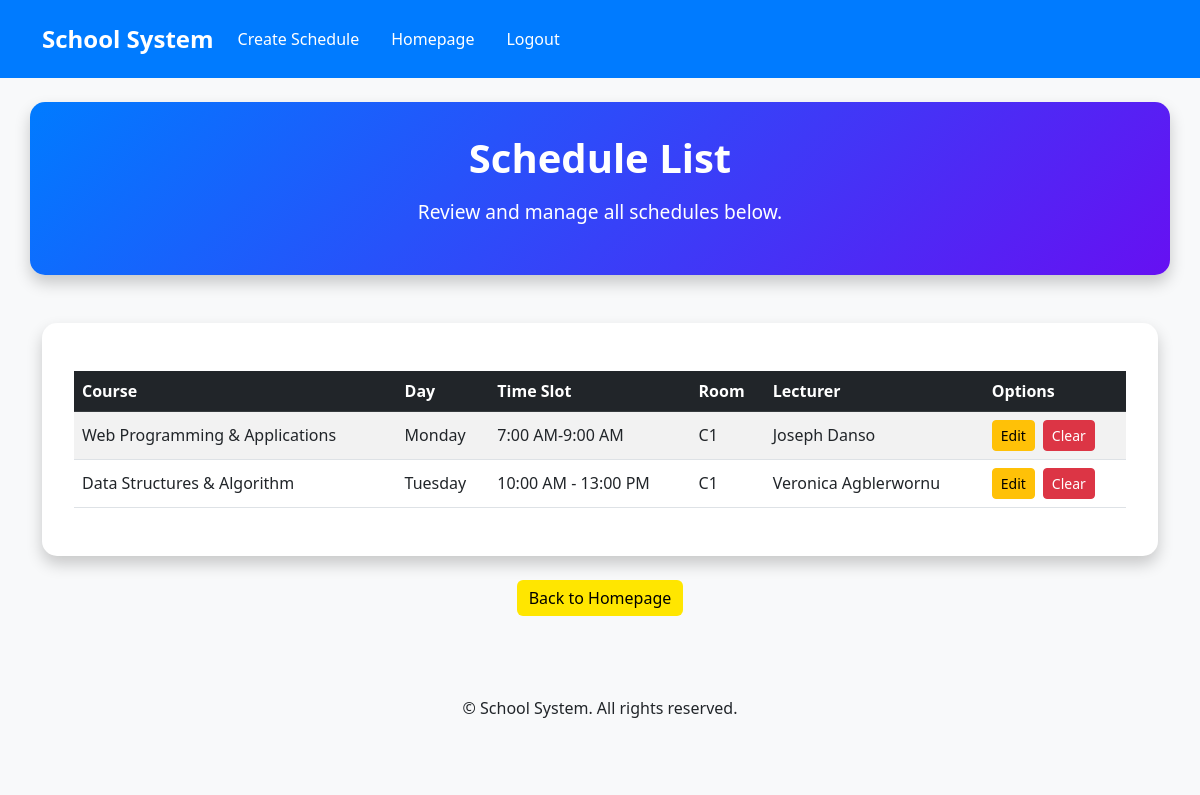
The app's page /schedule_list/ with its own data.
### timetable_app/models.py (models this page shows, shortened)
class Schedule(models.Model):
    schedule_id = models.AutoField(primary_key=True)
    day = models.CharField(max_length=20)
    time_slot = models.CharField(max_length=50)
    room = models.ForeignKey(Room, on_delete=models.CASCADE)
    course = models.ForeignKey(Course, on_delete=models.CASCADE)
    lecturer = models.ForeignKey(Lecturer, on_delete=models.CASCADE)

class Course(models.Model):
    course_id = models.AutoField(primary_key=True)
    course_name = models.CharField(max_length=200)
    credits = models.IntegerField()
    year_level = models.IntegerField()

class Room(models.Model):
    room_id = models.AutoField(primary_key=True)
    name = models.CharField(max_length=100)
    capacity = models.IntegerField()

class Lecturer(models.Model):
    lecturer_id = models.AutoField(primary_key=True)
    name = models.CharField(max_length=100)
    department = models.CharField(max_length=100)

### timetable_app/views.py (the view)
# urls.py: path('schedule_list/', views.schedule_list, name='schedule_list'),  # Placeholder for a schedule list view
def schedule_list(request):
    schedules = Schedule.objects.select_related('room', 'course', 'lecturer').all()
    return render(request, 'timetable_app/schedule_list.html', {'schedules': schedules})

### timetable_app/templates/timetable_app/schedule_list.html (shortened to what this page needs)
<!DOCTYPE html>
<html lang="en">
<head>
    <link href="https://cdn.jsdelivr.net/npm/bootstrap@5.3.0-alpha3/dist/css/bootstrap.min.css" rel="stylesheet">
</head>
<body class="bg-light">
    <nav class="navbar navbar-expand-lg">
        <div class="container">
            <a class="navbar-brand" href="#">School System</a>
            <div class="collapse navbar-collapse">
                <ul class="navbar-nav ml-auto">
                    <li class="nav-item">
                        <a class="nav-link" href="{% url 'create_schedule' %}">Create Schedule</a>
                    </li>
                    <li class="nav-item">
                        <a class="nav-link" href="{% url 'homepage' %}">Homepage</a>
                    </li>
                    <li class="nav-item">
                        <a class="nav-link btn btn-danger text-white" href="{% url 'logout' %}">Logout</a>
                    </li>
                </ul>
            </div>
        </div>
    </nav>
    <section class="hero mt-4 container">
        <h1>Schedule List</h1>
        <p>Review and manage all schedules below.</p>
    </section>
    <div class="container mt-5">
        <div class="table-container">
            {% if schedules %}
                <table class="table table-striped mt-3">
                    <thead class="table-dark">
                        <tr>
                            <th>Course</th>
                            <th>Day</th>
                            <th>Time Slot</th>
                            <th>Room</th>
                            <th>Lecturer</th>
                            <th>Options</th>
                        </tr>
                    </thead>
                    <tbody>
                        {% for schedule in schedules %}
                            <tr>
                                <td>{{ schedule.course.course_name }}</td>
                                <td>{{ schedule.day }}</td>
                                <td>{{ schedule.time_slot }}</td>
                                <td>{{ schedule.room.name }}</td>
                                <td>{{ schedule.lecturer.name }}</td>
                                <td>
                                    <div class="d-flex gap-2">
                                        <a href="{% url 'edit_schedule' schedule.schedule_id %}" class="btn btn-warning btn-sm">Edit</a>
                                        <form method="post" action="{% url 'clear_schedule' schedule.schedule_id %}" style="display:inline;">
                                            <button type="submit" class="btn btn-danger btn-sm" onclick="return confirm('Are you sure you want to delete this schedule?')">Clear</button>
                                        </form>
                                    </div>
                                </td>
                            </tr>
                        {% endfor %}
                    </tbody>
                </table>
            {% else %}
                <p class="text-center text-muted">No schedules available.</p>
            {% endif %}
        </div>
        <div class="mt-4 text-center">
            <a href="{% url 'homepage' %}" class="btn btn-secondary">Back to Homepage</a>
        </div>
    </div>
    <footer class="footer mt-5">
        <p>&copy; {{ now|date:"Y" }} School System. All rights reserved.</p>
    </footer>
</body>
</html>

### timetable_app/templates/timetable_app/schedule_list.html (style rules this page uses)
.navbar { background-color: #007bff; padding: 1rem; }
.navbar-brand { color: white; font-size: 1.5rem; font-weight: bold; }
.nav-link { color: white; margin-right: 1rem; }
.hero { background: linear-gradient(135deg, #007bff, #6610f2); color: white; text-align: center; padding: 2rem 1rem; border-radius: 15px; box-shadow: 0 8px 16px rgba(0, 0, 0, 0.2); }
.hero h1 { font-size: 2.5rem; font-weight: bold; }
.hero p { font-size: 1.2rem; margin-top: 1rem; }
.table-container { background-color: white; border-radius: 15px; box-shadow: 0 8px 16px rgba(0, 0, 0, 0.2); padding: 2rem; }
.table th, .table td { vertical-align: middle; }
.btn-secondary { background-color: #ffe600; border: none; color: black; }
.footer { text-align: center; padding: 2rem 0; background-color: #f8f9fa; }

### records on screen
Schedule: course.course_name "Web Programming & Applications", day "Monday", time_slot "7:00 AM-9:00 AM", room.name "C1", lecturer.name "Joseph Danso"
Schedule: course.course_name "Data Structures & Algorithm", day "Tuesday", time_slot "10:00 AM - 13:00 PM", room.name "C1", lecturer.name "Veronica Agblerwornu"
